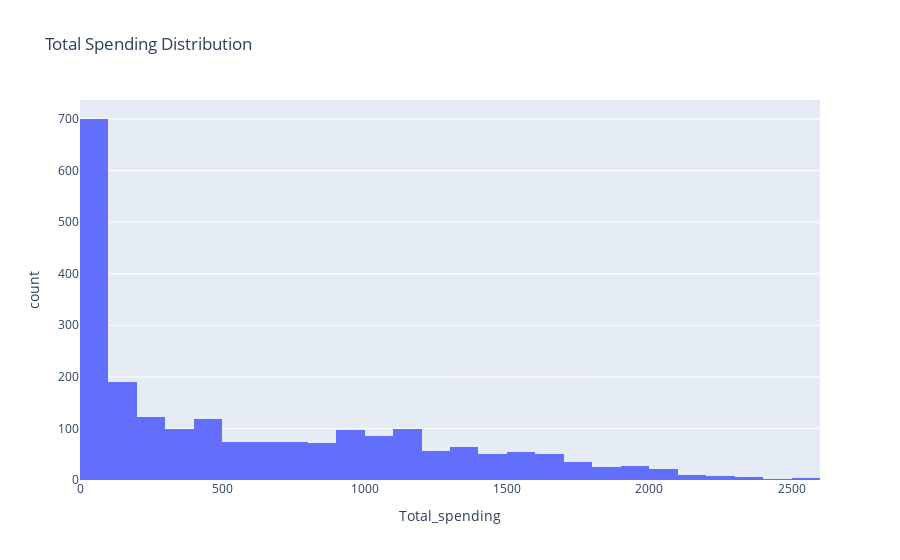

Notebook cell for this chart:
### Markdown cell above
This histogram shows outliers but they dont seem to be unrealistic, just rare, so I will leave the data as it is

### Code cell
px.histogram(data, x="Total_spending", nbins=30, title="Total Spending Distribution").show()

### Figure 1 — Plotly figure (JSON) as saved in the notebook; plotly's stock layout.template omitted (floating-point values rounded to 4 significant figures; data arrays with more than 128 entries replaced by an {"elided": "..."} marker saying what was removed)
{"data": [{"bingroup": "x", "hovertemplate": "Total_spending=%{x}<br>count=%{y}<extra></extra>", "legendgroup": "", "marker": {"color": "#636efa", "pattern": {"shape": ""}}, "name": "", "nbinsx": 30, "orientation": "v", "showlegend": false, "type": "histogram", "x": {"elided": "2213 int values"}, "xaxis": "x", "yaxis": "y"}], "layout": {"barmode": "relative", "legend": {"tracegroupgap": 0}, "title": {"text": "Total Spending Distribution"}, "xaxis": {"anchor": "y", "domain": [0, 1], "title": {"text": "Total_spending"}}, "yaxis": {"anchor": "x", "domain": [0, 1], "title": {"text": "count"}}}}
